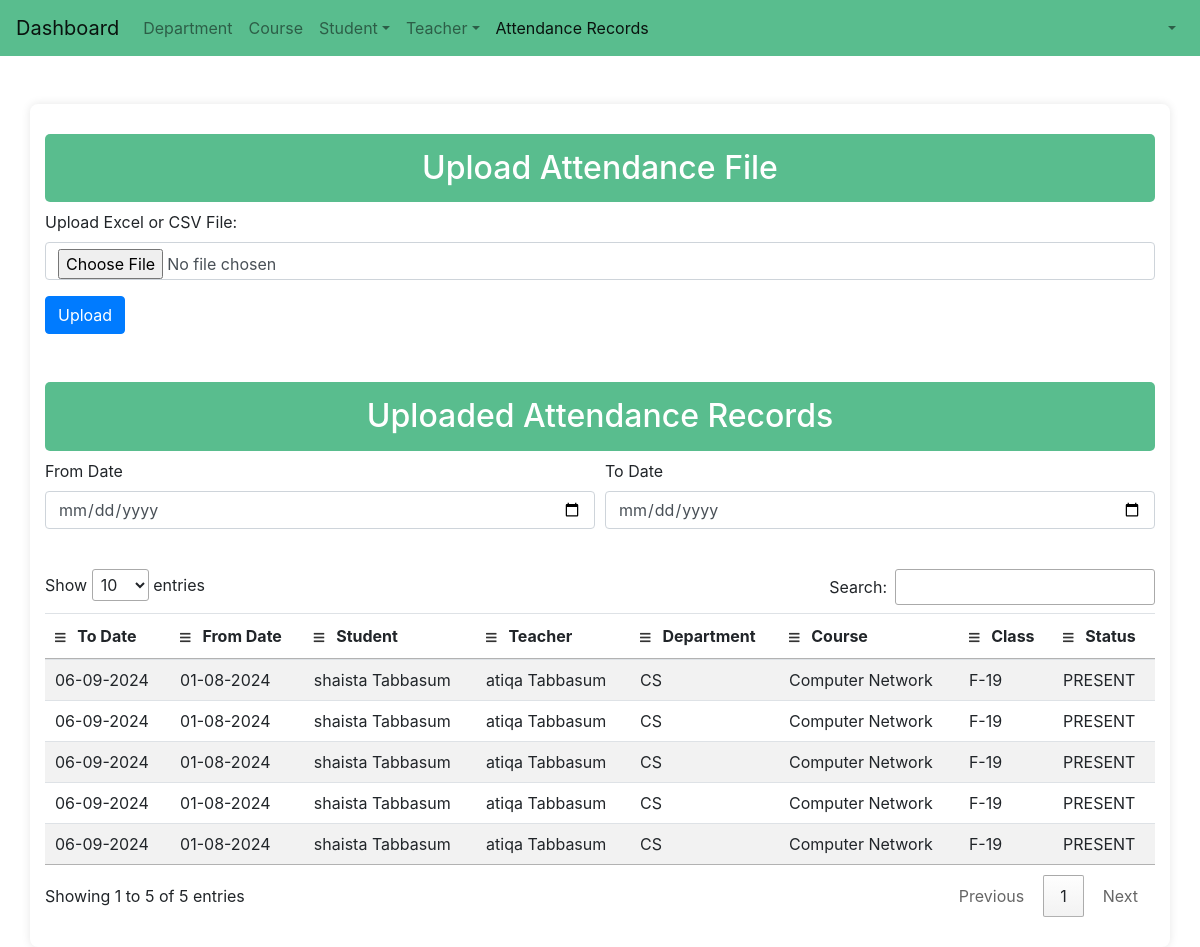
Page /upload_and_filter_attendance/ on the committed database.
### attandance/models.py (models this page shows, shortened)
class Attendance(models.Model):
    STATUS_CHOICES = [
        ('Present', 'Present'),
        ('Absent', 'Absent'),
    ]
    to_date = models.DateField(null=True)
    from_date = models.DateField(null=True)
    date = models.DateField(null=True)
    department = models.ForeignKey(Department, on_delete=models.CASCADE)
    course = models.ForeignKey(Courses, on_delete=models.CASCADE)
    student = models.ForeignKey(Student, on_delete=models.CASCADE, null=True)
    teacher = models.ForeignKey(Teacher, on_delete=models.CASCADE)
    class_room = models.ForeignKey(Classes, on_delete=models.CASCADE)
    status = models.CharField(max_length=10, choices=STATUS_CHOICES)
    created_at = models.DateTimeField(auto_now_add=True, null=True)
    updated_at = models.DateTimeField(auto_now=True, null=True)

class Student(models.Model):
    student_id = models.CharField(max_length=50)
    username = models.CharField(max_length=255)
    last_name = models.CharField(max_length=255)
    email = models.EmailField(unique=True)
    password = models.CharField(max_length=255)
    department = models.ForeignKey(Department, on_delete=models.SET_NULL, null=True)
    courses = models.ManyToManyField(Courses)
    created_at = models.DateTimeField(auto_now_add=True, null=True)
    updated_at = models.DateTimeField(auto_now=True, null=True)

class Teacher(models.Model):
    teacher_id = models.CharField(max_length=50)
    username = models.CharField(max_length=50)
    last_name = models.CharField(max_length=50)
    email = models.EmailField(unique=True)
    password = models.CharField(max_length=128)
    department = models.ForeignKey(Department, on_delete=models.CASCADE)
    designation = models.ForeignKey(Designation, on_delete=models.CASCADE)
    courses = models.ManyToManyField(Courses, blank=True)
    created_on = models.DateTimeField(auto_now_add=True)
    updated_on = models.DateTimeField(auto_now=True)

class Department(models.Model):
    dep_id = models.CharField(max_length=100, null=True)
    name = models.CharField(max_length=255, )
    description = models.TextField(blank=True, null=True)
    created_on = models.DateTimeField(auto_now_add=True)
    updated_on = models.DateTimeField(auto_now=True)

class Courses(models.Model):
    course_id = models.CharField(max_length=100, null=True)
    name = models.CharField(max_length=255, )
    department = models.ForeignKey(Department, on_delete=models.CASCADE)
    created_on = models.DateTimeField(auto_now_add=True)
    updated_on = models.DateTimeField(auto_now=True)

class Classes(models.Model):
    classes_id = models.CharField(max_length=100, null=True)
    name = models.CharField(max_length=255)
    courses = models.ForeignKey(Courses, on_delete=models.CASCADE)
    created_on = models.DateTimeField(auto_now_add=True)
    updated_on = models.DateTimeField(auto_now=True)

### attandance/views.py (the view, shortened to what this page needs)
# urls.py: path('upload_and_filter_attendance/', views.upload_and_filter_attendance, name='upload_and_filter_attendance'),
def upload_and_filter_attendance(request):
    uploaded_records = []
    from_date = None
    to_date = None
    if from_date and to_date:
        uploaded_records = Attendance.objects.filter(from_date__gte=from_date, to_date__lte=to_date)
    else:
        uploaded_records = Attendance.objects.all()
    return render(request, 'admin/attendance/filter_attendance.html', {
        'attendance_records': uploaded_records,
        'from_date': from_date,
        'to_date': to_date
    })

### templates/admin/attendance/filter_attendance.html (shortened to what this page needs)
<!DOCTYPE html>
<html lang="en">
<head>
    <link rel="stylesheet" href="https://maxcdn.bootstrapcdn.com/bootstrap/4.5.2/css/bootstrap.min.css">
    <link rel="stylesheet" href="https://cdn.datatables.net/1.11.3/css/dataTables.bootstrap4.min.css">
    <link rel="stylesheet" href="https://cdnjs.cloudflare.com/ajax/libs/font-awesome/6.0.0-beta3/css/all.min.css">
</head>
<body>
    {% include 'navbar.html' %}
    <div class="container mt-5">
        <h2>Upload Attendance File</h2>
        <form method="post" enctype="multipart/form-data">
            <div class="form-group">
                <label for="attendance_file">Upload Excel or CSV File:</label>
                <input type="file" class="form-control" id="attendance_file" name="attendance_file" required>
            </div>
            <button type="submit" class="btn btn-primary">Upload</button>
        </form>
        <h2 class="mt-5">Uploaded Attendance Records</h2>
        <div class="mb-4">
            <div class="form-row">
                <div class="form-group col-md-6">
                    <label for="fromDate">From Date</label>
                    <input type="date" id="fromDate" class="form-control">
                </div>
                <div class="form-group col-md-6">
                    <label for="toDate">To Date</label>
                    <input type="date" id="toDate" class="form-control">
                </div>
            </div>
        </div>
        <div class="table-responsive">
            {% if attendance_records %}
            <table class="table table-striped" id="attendanceList">
                <thead>
                    <tr>
                        <th data-column="0"><i class="fas fa-bars"></i> To Date</th>
                        <th data-column="1"><i class="fas fa-bars"></i> From Date</th>
                        <th data-column="2"><i class="fas fa-bars"></i> Student</th>
                        <th data-column="2"><i class="fas fa-bars"></i> Teacher</th>
                        <th data-column="3"><i class="fas fa-bars"></i> Department</th>
                        <th data-column="4"><i class="fas fa-bars"></i> Course</th>
                        <th data-column="5"><i class="fas fa-bars"></i> Class</th>
                        <th data-column="6"><i class="fas fa-bars"></i> Status</th>
                    </tr>
                </thead>
                <tbody>
                    {% for record in attendance_records %}
                    <tr>
                        <td>{{ record.to_date|date:'d-m-Y' }}</td>
                        <td>{{ record.from_date|date:'d-m-Y' }}</td>
                        <td>{{ record.student.username }} {{ record.student.last_name }}</td>
                        <td>{{ record.teacher.username }} {{ record.teacher.last_name }}</td>
                        <td>{{ record.department.name }}</td>
                        <td>{{ record.course.name }}</td>
                        <td>{{ record.class_room.name }}</td>
                        <td>{{ record.status }}</td>
                    </tr>
                    {% endfor %}
                </tbody>
            </table>
            {% else %}
            <p>No attendance records uploaded yet.</p>
            {% endif %}
        </div>
</body>
</html>

### templates/admin/attendance/filter_attendance.html (style rules this page uses)
body { background-color: #f8f9fa; font-family: Arial, sans-serif; }
.container { max-width: 1200px; background: #ffffff; padding: 30px; border-radius: 8px; box-shadow: 0 0 10px rgba(0, 0, 0, 0.1); }
h2 { background-color: #59bd8e; color: white; padding: 15px; border-radius: 5px; font-size: 1.5rem; text-align: center; }
.form-control, .btn-primary { border-radius: 5px; }
.btn-primary { background-color: #59bd8e; border: none; padding: 10px 20px; }
th { position: relative; padding-left: 10px; text-align: left; }
th i { margin-right: 8px; font-size: 12px; color: #333; }

### rows in the picture
Attendance: to_date "06-09-2024", from_date "01-08-2024", student.username "shaista", student.last_name "Tabbasum", teacher.username "atiqa", teacher.last_name "Tabbasum", department.name "CS", course.name "Computer Network", class_room.name "F-19", status "PRESENT"
Attendance: to_date "06-09-2024", from_date "01-08-2024", student.username "shaista", student.last_name "Tabbasum", teacher.username "atiqa", teacher.last_name "Tabbasum", department.name "CS", course.name "Computer Network", class_room.name "F-19", status "PRESENT"
Attendance: to_date "06-09-2024", from_date "01-08-2024", student.username "shaista", student.last_name "Tabbasum", teacher.username "atiqa", teacher.last_name "Tabbasum", department.name "CS", course.name "Computer Network", class_room.name "F-19", status "PRESENT"
Attendance: to_date "06-09-2024", from_date "01-08-2024", student.username "shaista", student.last_name "Tabbasum", teacher.username "atiqa", teacher.last_name "Tabbasum", department.name "CS", course.name "Computer Network", class_room.name "F-19", status "PRESENT"
Attendance: to_date "06-09-2024", from_date "01-08-2024", student.username "shaista", student.last_name "Tabbasum", teacher.username "atiqa", teacher.last_name "Tabbasum", department.name "CS", course.name "Computer Network", class_room.name "F-19", status "PRESENT"
